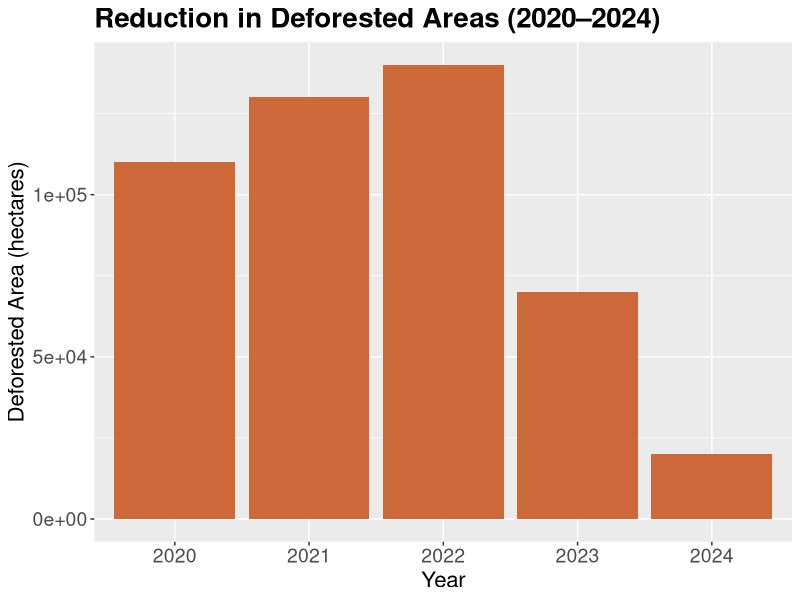

Here is the R script that generated this plot: (Note: this script raises an error after producing the figure.)
## ---- chunk 1
#| echo: false
library(ggplot2)
# Create example data
deforest_data <- data.frame(
  Year = factor(2020:2024),
  Deforested_Area = c(110000, 130000, 140000, 70000, 20000)
)

# Plot bar chart
ggplot(deforest_data, aes(x = Year, y = Deforested_Area)) +
  geom_bar(stat = "identity", fill = "sienna3") +  # brown color for deforestation
  labs(
    title = "Reduction in Deforested Areas (2020–2024)",
    x = "Year",
    y = "Deforested Area (hectares)"
  ) +
 theme(
    plot.title = element_text(size = 20, face = "bold"),
    axis.title = element_text(size = 16),
    axis.text = element_text(size = 14)
  )


## ---- chunk 2
knitr::include_graphics("i2.png")
## ---- chunk 3
knitr::include_graphics("i1.png")
## ---- chunk 4
knitr::include_graphics("tidy-1.png")
